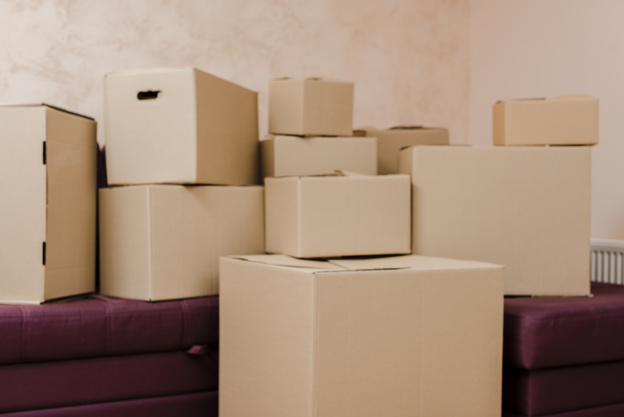
#> input picture images/boxes624.jpg, 624 x 417 px
$ python analyse.py
#> lines starting #> are read from the running program, lines starting #| are printed output that depends on the picture
### st_corner_detector.py
import cv2
import numpy as np
from matplotlib import pyplot as plt


def get_num_corners(img):
    """
    Finds the maximum number of corners detected by the Shi-Tomasi algorithm on an image to a maximum threshold of 5000

    :param img: input image to apply algorithm to
    :return: number of corners detected
    """

    # Convert to grayscale and apply ST
    gray = cv2.cvtColor(img, cv2.COLOR_BGR2GRAY)
    corners = cv2.goodFeaturesToTrack(gray, 5000, 0.01, 10)

    # 'if' loop accounts for 0 corners detected and returns the value 0 as opposed to Nonetype
    if corners is not None:
        corners = np.int0(corners)
        return len(corners)
    else:
        return 0


# [19 lines left out: function plot_img_corners, not called in this run]

### analyse.py
import st_corner_detector as st
import cv2
from matplotlib import pyplot as plt

# TODO: Add documentation


def resize_10(original_img):
    """
    Takes an image argument and resizes it 10 times. Each image in the output array is 1 to 10 times lower resolution
    than the input image.

    :param original_img: image to be resized
    :return: array of 10 lower resolution images
    """

    img_array = []
    img_array.append(original_img)
    for i in range(10):
        if i is not 0:
            resized = cv2.resize(original_img, None, fx=i / 10, fy=i / 10, interpolation=cv2.INTER_AREA)
            img_array.append(resized)
    return img_array


def plot_res_v_corners_detected(list_in, save=False):
    """
    Plots the resolution of a list of images vs the number of corners detected by ST

    :param list_in: Array of tuples in the form (resolution, corners detected),
    :param save:
    """

    data = []
    for res, corners in list_in:
        data.append((str(res), corners))

    plt.scatter(*zip(*data))  # zip(*list) separates the tuples into list
    plt.xticks(rotation=45)
    plt.xlabel("Resolution")
    plt.ylabel("Corners Detected")

    for res, corners in data:
        plt.annotate(corners, (res, corners), xytext=(6, 6), textcoords='offset pixels')

    if save is True:
        plt.savefig('plot.png', bbox_inches='tight')

    plt.show()


def analyse_corners(images):
    """
    Takes an array of images and applies ST corner detection to each, prints the performance results

    :param images: array of images (at different resolutions)
    :return: array of tuples (a,b) where a is image resolution and b is the number of corners detected, array sorted by
    resolution in descending order
    """

    # Populate array of tuples (a,b) where a is the number of corners detected, and b is the image resolution
    results = []
    for i in images:
        resolution = (len(i[0]), len(i))
        results.append((resolution, st.get_num_corners(i)))

    # TODO: Add option for Harris corner detection

    # Sort array by image resolution in descending order
    results.sort(reverse=True)

    # Calculate and print the performance of the corner detection at each resolution
    highest_num_corners = results[0][1]
    for res, num_corners in results:
        percentage = round((num_corners / highest_num_corners) * 100, 2)
        print("Corners detected: {0} | {1}% of full quality image | Resolution: {2}"
              .format(num_corners, percentage, res))

    return results


if __name__ == "__main__":

    img = cv2.imread("images/boxes624.jpg")  # Default TODO: Add user input
#> img is the input picture: shape (417, 624, 3); mean B, G, R 121.7, 140.5, 166
    resized_images = resize_10(img)
#> the loop in resize_10, `for i in range(10):` made 10 passes
#> pass 2, in resize_10, `resized = cv2.resize(original_img, None, fx=i / 10, fy=i / 10, interpo..`:
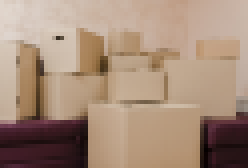
#> resized: shape (42, 62, 3) (shown 4 times larger); mean B, G, R 121.3, 140.2, 165.7
#> pass 3, in resize_10, `resized = cv2.resize(original_img, None, fx=i / 10, fy=i / 10, interpo..`:
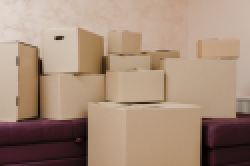
#> resized: shape (83, 125, 3) (shown 2 times larger); mean B, G, R 121.9, 140.8, 166.2
#> after the loop in resize_10, `for i in range(10):`: img_array = 10 items
#> resized_images = 10 items

    corner_array = analyse_corners(resized_images)
#> the loop in analyse_corners, `for i in images:` made 10 passes
#> resolution on passes 1 to 10: (624, 417), (62, 42), (125, 83), (187, 125), (250, 167), (312, 208), (374, 250), (437, 292), (499, 334), (562, 375)
#> pass 1, in get_num_corners, `gray = cv2.cvtColor(img, cv2.COLOR_BGR2GRAY)`:
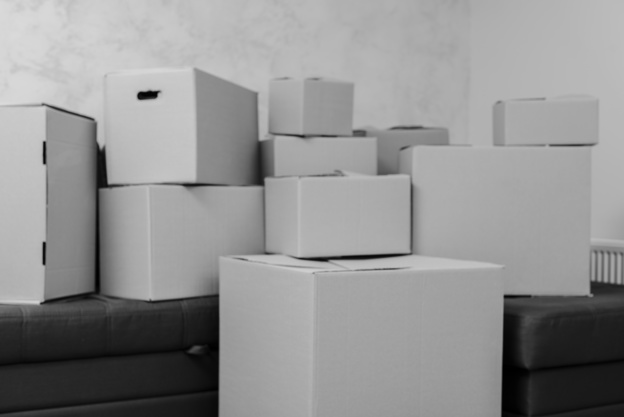
#> gray: shape (417, 624); min 0, max 218, mean 145.9
#> pass 2, in get_num_corners (call 2), `gray = cv2.cvtColor(img, cv2.COLOR_BGR2GRAY)`:
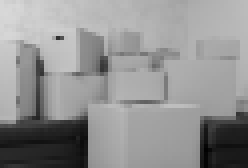
#> gray: shape (42, 62) (shown 4 times larger); min 1, max 216, mean 145.6
#> pass 3, in get_num_corners (call 3), `gray = cv2.cvtColor(img, cv2.COLOR_BGR2GRAY)`:
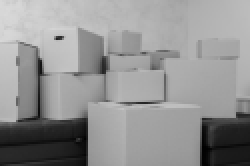
#> gray: shape (83, 125) (shown 2 times larger); min 0, max 217, mean 146.2
#> after the loop in analyse_corners, `for i in images:`: results = [((624, 417), 98), ((62, 42), 9), ((125, 83), 25), ((187, 125), 37), ((250, 167), 43), ((312, 208), 57), ((374, 250), 73), ((437, 292), 81), ((499, 334), 84), ((562, 375), 100)]
#> in analyse_corners, `highest_num_corners = results[0][1]`: highest_num_corners = 98
#> the loop in analyse_corners, `for res, num_corners in results:` made 10 passes
#> (res, num_corners, percentage) on passes 1 to 10: ((624, 417), 98, 100), ((562, 375), 100, 102), ((499, 334), 84, 85.71), ((437, 292), 81, 82.65), ((374, 250), 73, 74.49), ((312, 208), 57, 58.16), ((250, 167), 43, 43.88), ((187, 125), 37, 37.76), ((125, 83), 25, 25.51), ((62, 42), 9, 9.18)
#| Corners detected: 98 | 100.0% of full quality image | Resolution: (624, 417)
#| Corners detected: 100 | 102.04% of full quality image | Resolution: (562, 375)
#| Corners detected: 84 | 85.71% of full quality image | Resolution: (499, 334)
#| Corners detected: 81 | 82.65% of full quality image | Resolution: (437, 292)
#| Corners detected: 73 | 74.49% of full quality image | Resolution: (374, 250)
#| Corners detected: 57 | 58.16% of full quality image | Resolution: (312, 208)
#| Corners detected: 43 | 43.88% of full quality image | Resolution: (250, 167)
#| Corners detected: 37 | 37.76% of full quality image | Resolution: (187, 125)
#> (further printed lines are left out)
#> corner_array = [((624, 417), 98), ((562, 375), 100), ((499, 334), 84), ((437, 292), 81), ((374, 250), 73), ((312, 208), 57), ((250, 167), 43), ((187, 125), 37), ((125, 83), 25), ((62, 42), 9)]

    plot_res_v_corners_detected(corner_array, save=False)
#> the loop in plot_res_v_corners_detected, `for res, corners in list_in:` made 10 passes
#> (res, corners) on passes 1 to 10: ((624, 417), 98), ((562, 375), 100), ((499, 334), 84), ((437, 292), 81), ((374, 250), 73), ((312, 208), 57), ((250, 167), 43), ((187, 125), 37), ((125, 83), 25), ((62, 42), 9)
#> after the loop in plot_res_v_corners_detected, `for res, corners in list_in:`: data = [('(624, 417)', 98), ('(562, 375)', 100), ('(499, 334)', 84), ('(437, 292)', 81), ('(374, 250)', 73), ('(312, 208)', 57), ('(250, 167)', 43), ('(187, 125)', 37), ('(125, 83)', 25), ('(62, 42)', 9)]
#> the loop in plot_res_v_corners_detected, `for res, corners in data:` made 10 passes
#> in plot_res_v_corners_detected, `plt.show()`:
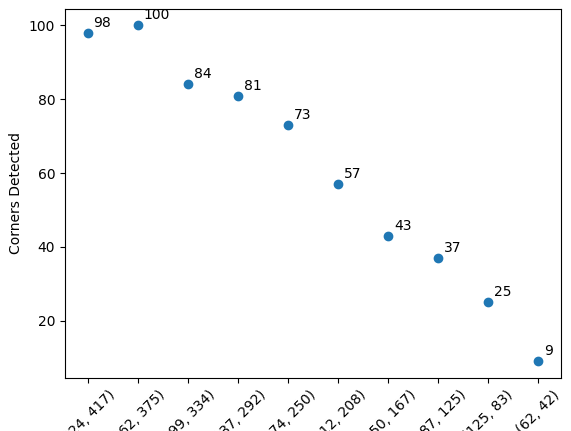
#> figure drawn by matplotlib, 1 panel
